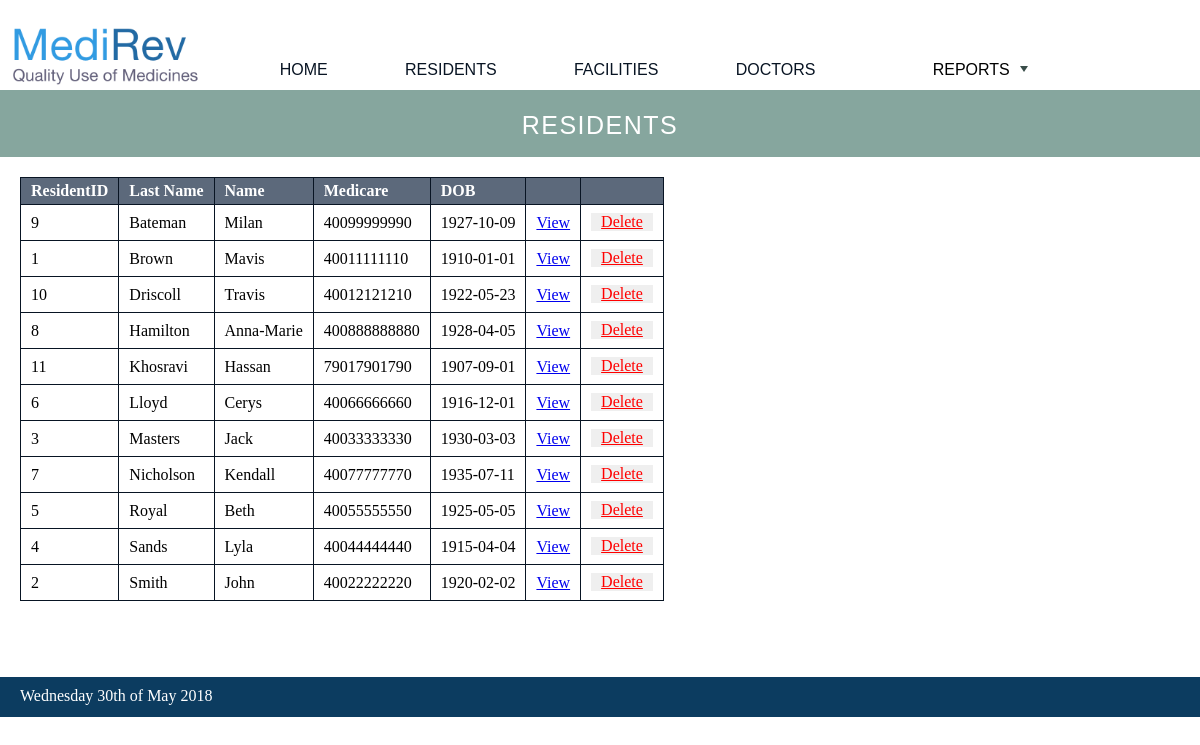
The app's page /all_residents/index.php with its own data.
### tables this page shows
CREATE TABLE Resident(
	ResidentID INT NOT NULL AUTO_INCREMENT,
	FirstName VARCHAR(255) NOT NULL,
	LastName VARCHAR(255) NOT NULL,
	Medicare VARCHAR(255),
	DOB DATE,
	PRIMARY KEY (ResidentID)
);

### private/query_functions.php (called while the page is built, shortened)
<?php require_once('functions.php'); ?>
<?php
function get_all_residents($lastname, $firstname, $facility) {
	global $db;
	if ($facility == "'%'") {
		$sql = "SELECT *
		 FROM Resident
		 WHERE LastName LIKE $lastname AND
	  	  FirstName LIKE $firstname
	  	 ORDER BY LastName";
	}
	$result = $db->query($sql);
	$array = $result->fetchALL(PDO::FETCH_ASSOC);
	return $array;
}
?>

### private/functions.php (called while the page is built, shortened)
<?php require_once('query_functions.php'); ?>
<?php
function url_to($script_path) {
	return WWW_ROOT . $script_path;
}
function h($string) {
	return htmlspecialchars($string);
}
function u($string="") {
	return urlencode($string);
}
?>

### public/all_residents/index.php (the view, shortened to what this page needs)
<?php
	$lastname = empty($_POST["lastname"]) ? "'%'" : '"'.$_POST["lastname"].'"';
	$firstname = empty($_POST["firstname"]) ? "'%'" : '"'.$_POST["firstname"].'"';
	$facility = empty($_POST["facility"]) ? "'%'" : '"'.$_POST["facility"].'"';
	$all_residents = get_all_residents($lastname, $firstname, $facility);
?>
<?php $page_title = 'Residents'; ?>
<?php include(SHARED_PATH . '/header.php'); ?>
<header class='resident'>
	<?php echo $page_title ?>
</header>
<div id="content">
	<article id="resident">
		<section id="resident_list">
			<table class="list">
				<tr>
					<th>ResidentID</th>
					<th>Last Name</th>
					<th>Name</th>
					<th>Medicare</th>
					<th>DOB</th>
					<th>&nbsp;</th>
					<th>&nbsp;</th>
				</tr>
				<?php foreach($all_residents as $resident) { ?>
					<tr>
						<td><?php echo h($resident['ResidentID']); ?></td>
						<td><?php echo h($resident['LastName']); ?></td>
						<td><?php echo h($resident['FirstName']); ?></td>
						<td><?php echo h($resident['Medicare']); ?></td>
						<td><?php echo h($resident['DOB']); ?></td>
						<td><a class="action" href="<?php echo url_to('/all_residents/resident/view.php?id='.h(u($resident['ResidentID'])));?>">View</a></td>
						<td>
							<form method="post" action="delete_resident.php">
								<input class="link" type="submit" value="Delete">
							</form>
						</td>
					</tr>
				<?php } ?>
			</table>
		</section>
	</article>
</div>
<?php include(SHARED_PATH . '/footer.php'); ?>

### public/stylesheets/home.css (style rules this page uses)
* { max-width: 1300px; }
#content { min-height:500px; }
header { background: #39729B; color: #FFFFFF; height: 25px; margin: 0 0 0 0; padding: 21 15; font-family: Veranda, Arial, Helvetica, sans-serif; font-size: 25px; text-align: center; text-transform: uppercase; letter-spacing: 1.5px; }
header.resident { background: #86A69E; }
body { margin: 0; min-height:100%; width: 100%; margin: 0; padding: 0; min-width: 1024px; }
input.link { border: none; position: relative; text-align: center; padding: 0 10px 0 10px; margin-top: 5px; margin-bottom: -10px; font-size: 16px; font-family: Times New Roman; text-decoration: underline; color: red; cursor: pointer; }
table { border-collapse: collapse; margin: 20 20 20 20; }
table.list { max-width: 100%; }
table.list tr th { border: 1px solid #081423; background: #5C697B; color: white; text-align: left; }
table.list tr td { border: 1px solid #081423; }
th { padding: 4 10 4 10; }
td { padding: 3 10 3 10; }

### records on screen
resident: ResidentID "9", LastName "Bateman", FirstName "Milan", Medicare "40099999990", DOB "1927-10-09"
resident: ResidentID "1", LastName "Brown", FirstName "Mavis", Medicare "40011111110", DOB "1910-01-01"
resident: ResidentID "10", LastName "Driscoll", FirstName "Travis", Medicare "40012121210", DOB "1922-05-23"
resident: ResidentID "8", LastName "Hamilton", FirstName "Anna-Marie", Medicare "400888888880", DOB "1928-04-05"
resident: ResidentID "11", LastName "Khosravi", FirstName "Hassan", Medicare "79017901790", DOB "1907-09-01"
resident: ResidentID "6", LastName "Lloyd", FirstName "Cerys", Medicare "40066666660", DOB "1916-12-01"
resident: ResidentID "3", LastName "Masters", FirstName "Jack", Medicare "40033333330", DOB "1930-03-03"
resident: ResidentID "7", LastName "Nicholson", FirstName "Kendall", Medicare "40077777770", DOB "1935-07-11"
resident: ResidentID "5", LastName "Royal", FirstName "Beth", Medicare "40055555550", DOB "1925-05-05"
resident: ResidentID "4", LastName "Sands", FirstName "Lyla", Medicare "40044444440", DOB "1915-04-04"
resident: ResidentID "2", LastName "Smith", FirstName "John", Medicare "40022222220", DOB "1920-02-02"

### other values on screen
$page_title "RESIDENTS"
